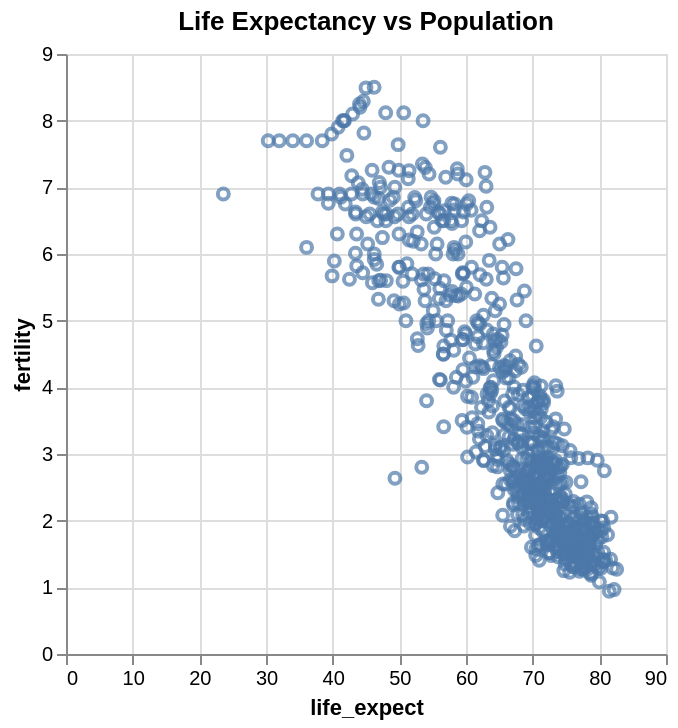

Write notebook code for a chart like this one.
### Code cell
chart = alt.Chart(df).mark_point().encode(
    x='life_expect:Q',
    y='fertility:Q'
).properties(
    title='Life Expectancy vs Population'
)
chart.show()

### Figure 1 — Vega-Lite specification as saved in the notebook (floating-point values rounded to 4 significant figures; data arrays with more than 128 entries replaced by an {"elided": "..."} marker saying what was removed)
{"config": {"view": {"continuousWidth": 300, "continuousHeight": 300}}, "data": {"name": "data-aa403d6f380beb46446b2e507d315b18"}, "mark": {"type": "point"}, "encoding": {"x": {"field": "life_expect", "type": "quantitative"}, "y": {"field": "fertility", "type": "quantitative"}}, "title": "Life Expectancy vs Population", "$schema": "https://vega.github.io/schema/vega-lite/v5.20.1.json", "datasets": {"data-aa403d6f380beb46446b2e507d315b18": {"elided": "693 records"}}}
